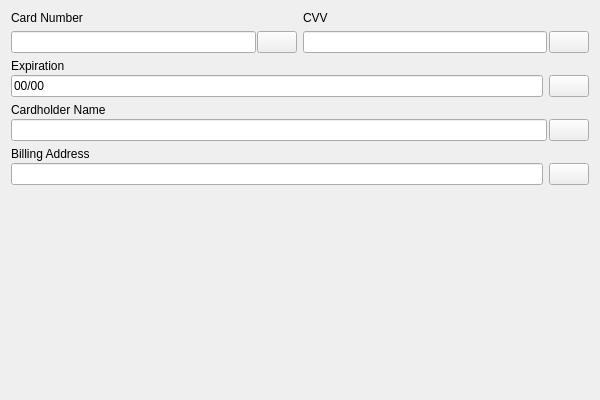
<?xml version="1.0" encoding="UTF-8"?>
<ui version="4.0">
 <class>EditCardItemClass</class>
 <widget class="QWidget" name="EditCardItemClass">
  <property name="geometry">
   <rect>
    <x>0</x>
    <y>0</y>
    <width>600</width>
    <height>400</height>
   </rect>
  </property>
  <property name="windowTitle">
   <string>EditCardItem</string>
  </property>
  <layout class="QVBoxLayout" name="verticalLayout">
   <item>
    <layout class="QHBoxLayout" name="horizontalLayout">
     <item>
      <layout class="QVBoxLayout" name="verticalLayout_2">
       <item>
        <widget class="QLabel" name="label">
         <property name="text">
          <string>Card Number</string>
         </property>
        </widget>
       </item>
       <item>
        <layout class="QHBoxLayout" name="horizontalLayout_2">
         <property name="spacing">
          <number>1</number>
         </property>
         <item>
          <widget class="CardLineEdit" name="numberInput"/>
         </item>
         <item>
          <widget class="QPushButton" name="pushButton">
           <property name="text">
            <string/>
           </property>
           <property name="icon">
            <iconset resource="../../../resource.qrc">
             <normaloff>:/icons/icons/copy.svg</normaloff>:/icons/icons/copy.svg</iconset>
           </property>
          </widget>
         </item>
        </layout>
       </item>
      </layout>
     </item>
     <item>
      <layout class="QVBoxLayout" name="verticalLayout_3">
       <item>
        <widget class="QLabel" name="label_2">
         <property name="text">
          <string>CVV</string>
         </property>
        </widget>
       </item>
       <item>
        <layout class="QHBoxLayout" name="horizontalLayout_3">
         <property name="spacing">
          <number>2</number>
         </property>
         <item>
          <widget class="QLineEdit" name="cvvInput"/>
         </item>
         <item>
          <widget class="QPushButton" name="pushButton_2">
           <property name="text">
            <string/>
           </property>
           <property name="icon">
            <iconset resource="../../../resource.qrc">
             <normaloff>:/icons/icons/copy.svg</normaloff>:/icons/icons/copy.svg</iconset>
           </property>
          </widget>
         </item>
        </layout>
       </item>
      </layout>
     </item>
    </layout>
   </item>
   <item>
    <layout class="QVBoxLayout" name="verticalLayout_5">
     <property name="spacing">
      <number>2</number>
     </property>
     <item>
      <widget class="QLabel" name="label_3">
       <property name="text">
        <string>Expiration</string>
       </property>
      </widget>
     </item>
     <item>
      <layout class="QHBoxLayout" name="horizontalLayout_6">
       <item>
        <widget class="QLineEdit" name="expirationInput">
         <property name="inputMask">
          <string>99/99;0</string>
         </property>
        </widget>
       </item>
       <item>
        <widget class="QPushButton" name="pushButton_4">
         <property name="text">
          <string/>
         </property>
         <property name="icon">
          <iconset resource="../../../resource.qrc">
           <normaloff>:/icons/icons/copy.svg</normaloff>:/icons/icons/copy.svg</iconset>
         </property>
        </widget>
       </item>
      </layout>
     </item>
    </layout>
   </item>
   <item>
    <layout class="QVBoxLayout" name="verticalLayout_4">
     <property name="spacing">
      <number>2</number>
     </property>
     <item>
      <widget class="QLabel" name="label_4">
       <property name="text">
        <string>Cardholder Name</string>
       </property>
      </widget>
     </item>
     <item>
      <layout class="QHBoxLayout" name="horizontalLayout_5">
       <property name="spacing">
        <number>2</number>
       </property>
       <item>
        <widget class="QLineEdit" name="holderInput"/>
       </item>
       <item>
        <widget class="QPushButton" name="pushButton_5">
         <property name="text">
          <string/>
         </property>
         <property name="icon">
          <iconset resource="../../../resource.qrc">
           <normaloff>:/icons/icons/copy.svg</normaloff>:/icons/icons/copy.svg</iconset>
         </property>
        </widget>
       </item>
      </layout>
     </item>
    </layout>
   </item>
   <item>
    <layout class="QVBoxLayout" name="verticalLayout_6">
     <property name="spacing">
      <number>2</number>
     </property>
     <item>
      <widget class="QLabel" name="label_5">
       <property name="text">
        <string>Billing Address</string>
       </property>
      </widget>
     </item>
     <item>
      <layout class="QHBoxLayout" name="horizontalLayout_4">
       <item>
        <widget class="QLineEdit" name="billingInput"/>
       </item>
       <item>
        <widget class="QPushButton" name="pushButton_3">
         <property name="text">
          <string/>
         </property>
         <property name="icon">
          <iconset resource="../../../resource.qrc">
           <normaloff>:/icons/icons/copy.svg</normaloff>:/icons/icons/copy.svg</iconset>
         </property>
        </widget>
       </item>
      </layout>
     </item>
    </layout>
   </item>
   <item>
    <spacer name="verticalSpacer">
     <property name="orientation">
      <enum>Qt::Orientation::Vertical</enum>
     </property>
     <property name="sizeHint" stdset="0">
      <size>
       <width>20</width>
       <height>40</height>
      </size>
     </property>
    </spacer>
   </item>
  </layout>
 </widget>
 <layoutdefault spacing="6" margin="11"/>
 <customwidgets>
  <customwidget>
   <class>CardLineEdit</class>
   <extends>QLineEdit</extends>
   <header>../Components/CardLineEdit.h</header>
  </customwidget>
 </customwidgets>
 <resources>
  <include location="../../../resource.qrc"/>
 </resources>
 <connections/>
</ui>
